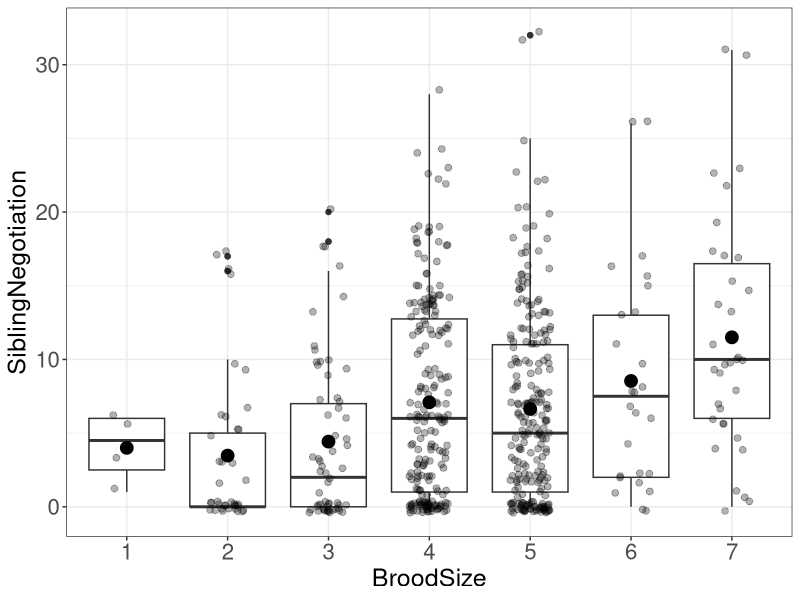
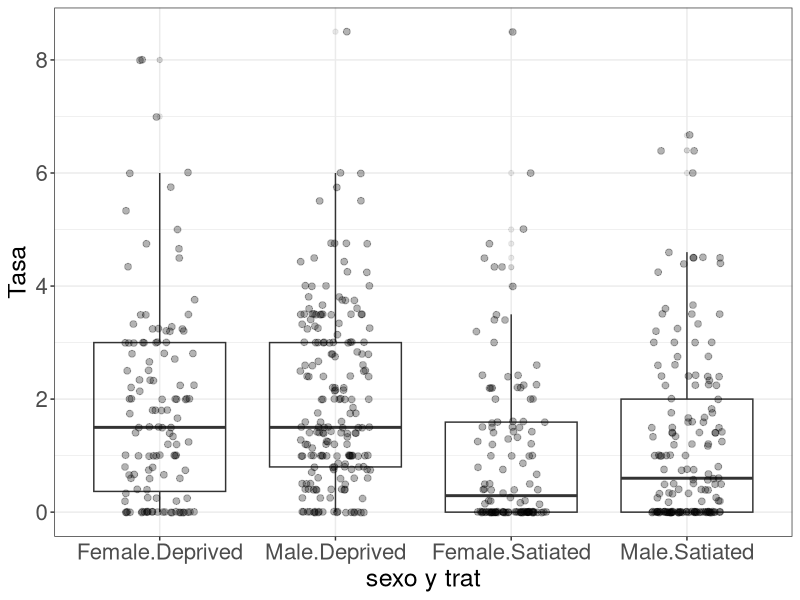
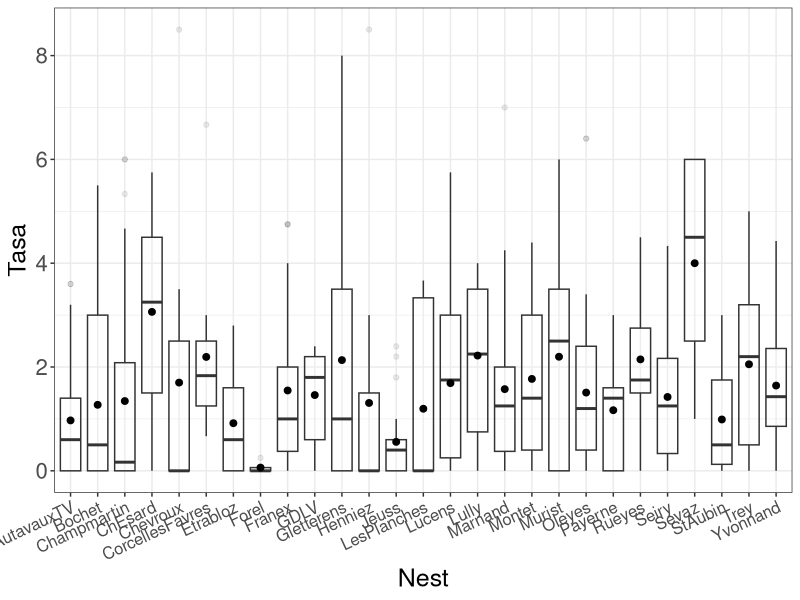

Here is the R script that generated these plots, in order: (Note: this script raises an error after producing the figures.)
setwd("/home/mlopez/git/metodos_estadisticos_bayesianos/material/Practico04/")

mc.cores=parallel::detectCores()
options(digits=3)
packages.needed=c("ggplot2","fitdistrplus","brms","future","GGally",  "ggeffects","performance", "cowplot",
                  "ggdist", "arm", "DHARMa","qqplotr","reshape2", "bayesplot", "parallel", "doBy","ggbreak", "ggridges", "ggdist","pROC")
lapply(packages.needed,FUN=require,character.only=T)
##############################

# importar datos
DF=read.csv("lechuzasPr04.csv", header = T,stringsAsFactors=T)
str(DF)
summary(DF)

# Estructura de los datos
table(DF$Nest)
with (DF, table(SexParent,FoodTreatment))
with (DF, ftable(Nest, SexParent,FoodTreatment))

# Usar offset?
ggplot(data=DF, aes(x=BroodSize, y=SiblingNegotiation)) +
  geom_boxplot(aes(x=as.factor(BroodSize)))+
  geom_jitter(alpha=0.3, size=2,position = position_jitter(width = .2))+
  labs(x="BroodSize", y="SiblingNegotiation")+ 
  theme_bw()+
  stat_summary(fun=mean, geom="point", shape=19, size=4,color="black")+
  theme(axis.title=element_text(size=18),
        axis.text=element_text(size=16))
  
summaryBy(SiblingNegotiation~BroodSize, data=DF,FUN=mean)

# Graficos exploratorios 
ggplot(DF, aes(x=interaction(SexParent, FoodTreatment), y=SiblingNegotiation/BroodSize)) + 
  geom_boxplot(alpha=0.1)+
  theme_bw()+
  labs(x="sexo y trat", y="Tasa")+ 
  geom_jitter(alpha=0.3, size=2,width = 0.2)+
  theme(axis.title=element_text(size=18),
        axis.text=element_text(size=16))

summaryBy(SiblingNegotiation~SexParent+FoodTreatment, data=DF, FUN=c(mean, sd))
DF$Tasa = DF$SiblingNegotiation/DF$BroodSize
summaryBy(Tasa~SexParent+FoodTreatment, data=DF, FUN=c(mean, sd))


# variacion entre zonas: Nest
ggplot(DF, aes(x=Nest, y=SiblingNegotiation/BroodSize)) + 
  geom_boxplot(alpha=0.1)+
  theme_bw()+
  stat_summary(fun=mean, geom="point", shape=19, size=2,color="black")+
  ylab("Tasa")+xlab("Nest")+ 
  theme(axis.text.x = element_text(size = 12,angle =25,hjust = 1),
        axis.title=element_text(size=18),
        axis.text.y=element_text(size=16))

# Distribucion de prob de la var de respuesta: SiblingNegotiation
poiss=fitdist(DF$SiblingNegotiation,"pois")
negbin=fitdist(DF$SiblingNegotiation,"nbinom")
CDF=cdfcomp(list(poiss,negbin),addlegend=T,legendtext=c("Poisson","NegBin"),
               plotstyle = "ggplot")+
  xlab("Number of Fledglings")+
  geom_line(size=0.8)+
  theme(axis.title=element_text(size=18), 
        axis.text = element_text(size=16), 
        legend.position = c(0.75,0.25),
        legend.text=element_text(size=14),
        plot.title = element_blank())
QQ=qqcomp(list(poiss,negbin),addlegend=F,plotstyle = "ggplot")+
  theme_bw()+
  geom_jitter(size=1, height=0.2)+
  theme(axis.title=element_text(size=18), 
        axis.text = element_text(size=16),
        legend.position ="none", 
        plot.title = element_blank())
plot_grid(CDF, QQ, ncol=2)

# Modelos estadisticos
# Que priors se requieren especificar y cuales son sus valores por defecto?
get_prior(formula=SiblingNegotiation~SexParent+FoodTreatment+offset(log(BroodSize))+
          (1|Nest),data=DF,family=negbinomial()) 
prior.m11 = c(set_prior("normal(0,5)", class = "b")) # debilmente informativos
prior.m12 = c(set_prior("normal(1.5,0.5)",class = "b")) # más informativos

# Qué significa el prior para los coeficientes b?
ggplot(data = data.frame(x = seq(from = -2, to = 2, by = .01)),aes(x = x)) + 
  geom_ribbon(aes(ymin = 0, ymax = dnorm(x, 1.5, 0.1)),fill = "blue", alpha=0.5)+
  geom_ribbon(aes(ymin = 0, ymax = dnorm(x, 0, 1)),fill = "red", alpha=0.5)+
  labs(x="coeficiente en escala g(E(Y))", y="Dens Prob")+
  theme_bw()+
  scale_x_continuous(breaks = -2:2)+
  theme(axis.title=element_text(size=18), 
        axis.text = element_text(size=16))
        
# Modelos estadísticos
m11=brm(SiblingNegotiation~SexParent+FoodTreatment+offset(log(BroodSize))+(1|Nest),
        data=DF,family=negbinomial(),cores=mc.cores, prior = prior.m11,warmup = 1000,
        chains=3, iter=2000, thin=2,control = list(adapt_delta = 0.95))
m12=brm(SiblingNegotiation~SexParent+FoodTreatment+offset(log(BroodSize))+(1|Nest),
        data=DF,family=negbinomial(),cores=mc.cores, prior = prior.m12,warmup = 1000,
        chains=3, iter=2000, thin=2,control = list(adapt_delta = 0.95))

# Resultados
summary(m11)
summary(m12)

# Sigamos con m11
# Dist posteriores del modelo m11
post.m11=as_draws_df(m11)
head(post.m11,2)

# # Convergencia de las cadenas para efectos poblacionales
mcmc_dens_overlay(m11,regex_pars = c("^b", "sd", "shape"))+
  geom_density(lwd=1.2, alpha=0.9)+ 
  theme_bw()+
  ylab("Probability density")+
  theme(legend.position="none",
        axis.text=element_text(size = 14),  
        axis.title = element_text(size = 18),
        strip.background=element_rect(colour = "black", fill = "white"),
        strip.text = element_text(size = 14)) 

# # Convergencia de las cadenas para efectos de grupo
mcmc_dens_overlay(m11,regex_pars = c("r_Nest"))+
  geom_density(lwd=1.2, alpha=0.9)+ 
  theme_bw()+
  ylab("Probability density")+
  theme(legend.position="none",
        axis.text=element_text(size = 12),  
        axis.title = element_text(size = 18),
        strip.background=element_rect(colour = "black", fill = "white"),
        strip.text = element_text(size = 12)) 

#Grafico de trazas
mcmc_trace(m11, regex_pars = c("^b", "sd", "shape"))+
  theme_bw()+
  ylab("Probability density")+
  theme(legend.position="none",
        axis.text=element_text(size = 14),  
        axis.title = element_text(size = 18),
        strip.background=element_rect(colour = "black", fill = "white"),
        strip.text = element_text(size = 12)) 

# Autocorrelacion de los parametros estimados por cadena: 
mcmc_acf(m11, regex_pars = c("^b", "sd", "shape"))+
  geom_line(size=1)+
  scale_x_continuous(limits=c(1,20))+
  scale_y_continuous(limits=c(-0.25,0.25))+
  theme_bw()+
  theme(axis.title=element_text(size=18), 
        axis.text=element_text(size=16),             
        strip.background = element_blank(), 
        strip.text = element_text(size = 12)) 

# medias e IntCred 95% de los parametros poblacionales
mcmc_areas(m11, prob=0.62, prob_outer = 0.95, regex_pars = c("^b", "sd", "shape"))+
  geom_density(lwd=1.2, alpha=0.9)+ 
  theme_bw()+
  scale_y_discrete(labels=c("intercepto","dif.Food","dif.Sex","sd grupos", "shape"))+
  scale_x_continuous(breaks=seq(from=-1.5, to=1, by=0.25))+
  theme(axis.text.y=element_text(size = 14, hjust=0.4),
        axis.text.x=element_text(size = 16))

interc=variables(m11)[grep("Intercept]", variables(m11))]# interceptos por sitio
mcmc_areas(m11, prob=0.62, prob_outer = 0.95, pars = interc)+
  geom_density(lwd=1.2, alpha=0.9)+ 
  theme_bw()+
  geom_vline(xintercept = 0, col="red", size=1)+
  scale_y_discrete(labels=rev(unique(DF$Nest)))+
  scale_x_continuous(breaks=seq(from=-1, to=1, by=0.25))+
  theme(axis.text.y=element_text(size = 14, hjust=0.4),
        axis.text.x=element_text(size = 16))

# Efectos de grupo : no graficado pero usado más abajo
ef.gr.m11=as.data.frame(ranef(m11))
names(ef.gr.m11)=c("int", "int.SE", "int.Q2.5","int.Q97.5")
head(ef.gr.m11)
# Interceptos
ggplot(ef.gr.m11, aes(x=rownames(ef.gr.m11), y=int))+geom_point(stat = "identity")+
  geom_errorbar(aes(ymin = int.Q2.5, ymax = int.Q97.5), width = 0.5)+
  theme_bw()+
  ylab("intercepto")+xlab("Nest")+ 
  coord_flip()+
  geom_hline(yintercept =0,linetype = 2, size=1, col="red")
theme(axis.text = element_text(size= 10),
      axis.text.x = element_text(angle =90,hjust = 1))+
  
# % de varianza explicada por el modelo ajustado
bayes_R2(m11)

## Validación de m11 por analisis de residuales
post.pred.m11=predict(m11, ndraws=1e3, summary=F)
qres.m11=createDHARMa(simulatedResponse = t(post.pred.m11), 
                     observedResponse = DF$SiblingNegotiation, 
                     fittedPredictedResponse = apply(post.pred.m11,2, median),integerResponse=T)
res.m11=data.frame(res=qnorm(residuals(qres.m11))) 

res.m11=cbind(res.m11, 
             DF[,c("FoodTreatment","SexParent")],
             fitted=fitted(m11, ndraws=1000)[,1], # average of fitted values
             pareto=loo(m11, pointwise=T)$diagnostics$pareto_k) #LOO_CV Pareto k

# Residuales vs SexParent 
res2=ggplot(data=res.m11, aes(x=SexParent,y=res))+ 
  geom_boxplot(alpha=0.2)+ 
  geom_jitter(alpha=0.3,size=2,position = position_jitter(width = .2))+
  theme_bw()+
  labs(y="Residuales", x="SexParent")+
  coord_flip()+
  theme(axis.text = element_text(size= 16),
        axis.title = element_text(size= 18))
  
# Residuales vs FoodTreatment
res3=ggplot(data=res.m11, aes(x=FoodTreatment,y=res))+ 
  geom_boxplot(alpha=0.2)+ 
  geom_jitter(alpha=0.3, size=2,width = 0.2)+
  theme_bw()+
  coord_flip()+
  theme(axis.text = element_text(size= 16),
        axis.title = element_text(size= 18))

# QQ plot Residuales 
res4=ggplot(data=res.m11, mapping=aes(sample = res)) + 
  stat_qq_point()+
  theme_bw()+
  stat_qq_line()+
  stat_qq_band(alpha=0.3)+
  labs(x = "Theoretical Quantiles", y = "Sample Quantiles")+
  theme(axis.title=element_text(size=18), 
        axis.text = element_text(size=16),
        legend.position="none")

# Leave-one-out cross validation
res5=ggplot(data=res.m11, aes(x=1:nrow(res.m11),y=pareto))+ 
  geom_point(size=1)+ 
  theme_bw()+
  labs(y="Pareto's k")+
  geom_hline(yintercept =0.5,linetype = 2)+ 
  geom_hline(yintercept =0.7,linetype = 2)+
  geom_hline(yintercept =1,linetype = 2)+
  theme(axis.title.x=element_blank(), 
        axis.text = element_text(size=16),
        axis.title.y=element_text(size=18),
        legend.position="none")

# QQ plot interceptos de efectos grupales 
qq.int.m11=ggplot(data=ef.gr.m11, mapping=aes(sample=int))+ 
  stat_qq_point(size=2)+
  stat_qq_line()+
  stat_qq_band(alpha=0.3)+
  labs(y="mean of group effects")+
  theme_bw()+
  labs(x = "Theoretical Quantiles", y = "Sample Quantiles")+
  theme(axis.title=element_text(size=18), 
        axis.text = element_text(size=16))

plot_grid(res2,res3,res5,NULL,res4,  qq.int.m11, ncol=3,
             labels = c(LETTERS[1:3],"",LETTERS[4:5]),
             align="hv",label_x=0.9, label_y=0.95)


# Distr predictiva posterior de m11
m11.pred.post=posterior_predict(m11, ndraws = 500) 

# Densidad de valores de la var de respuesta
ppc.density=ppc_dens_overlay(y=DF$SiblingNegotiation,yrep=m11.pred.post)+
  scale_x_continuous(limits = c(0,40))+
  xlab("SiblingNegotiation")+ 
  theme(axis.text = element_text(size=16),
        axis.title=element_text(size=18),
        legend.position = "none")
ppc.media=ppc_stat(y=DF$SiblingNegotiation, yrep=m11.pred.post, stat = mean,binwidth = 0.2)+
  xlab("Media")+
  theme(legend.position = "none",
        axis.title=element_text(size=18), 
        axis.text = element_text(size=16))
ppc.sd=ppc_stat(y=DF$SiblingNegotiation, yrep=m11.pred.post, stat = sd,binwidth = 0.2)+
  xlab("Sd")+
  theme(legend.position = "none",
        axis.title=element_text(size=18), 
        axis.text = element_text(size=16))
plot_grid(ppc.density, ppc.media, ppc.sd, ncol=3,
          labels = LETTERS[1:3],align="hv",label_x=0.85, label_y=0.95) 

# pp checks por grupo
ppc_stat_grouped(y=DF$SiblingNegotiation, yrep=m11.pred.post, stat="mean", 
                              group=DF$Nest,binwidth = 1)+
  theme(legend.position = "none")
ppc_stat_grouped(y=DF$SiblingNegotiation, yrep=m11.pred.post, stat = sd,
                 group=DF$Nest,binwidth = 1)+
  theme(legend.position = "none")

# Efectos Conditionales 
m11.cond.eff=conditional_effects(m11) 
names(m11.cond.eff) # names of the conditional effects fitted
cond.m11.sexo=plot(m11.cond.eff, plot = F, points=T,
                  point_args = list(width =0.05, col="blue"))[[1]]+
  theme_bw()+
  labs(x="Sexo",y="Sibling Negotation")+ 
  theme(axis.text = element_text(size=16),
        axis.title =  element_text(size=18))
cond.m11.trat=plot(m11.cond.eff, plot = F, points=T,
                   point_args = list(width =0.05, col="blue"))[[2]]+
  theme_bw()+
  labs(x="Tratamiento",y="Sibling Negotation")+ 
  theme(axis.text = element_text(size=16),
        axis.title =  element_text(size=18))
plot_grid(cond.m11.trat, cond.m11.sexo,ncol=2,
          labels = LETTERS[1:2],align="hv",label_x=0.2, label_y=0.95)
